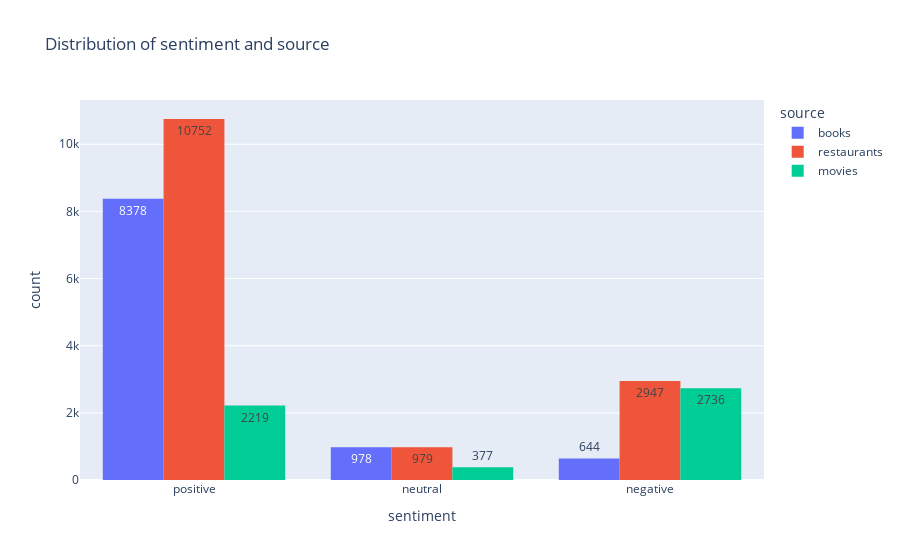

Notebook code for this chart:
### Code cell
#visualize the df_comb dataframe using plotly and bar chart

import plotly.express as px

#create a bar chart to show the distribution of sentiment and source
fig = px.histogram(df_comb, x="sentiment", color="source", barmode="group", title='Distribution of sentiment and source', text_auto='percent')


fig.show()

### Figure 1 — Plotly figure (JSON) as saved in the notebook; plotly's stock layout.template omitted (floating-point values rounded to 4 significant figures; data arrays with more than 128 entries replaced by an {"elided": "..."} marker saying what was removed)
{"data": [{"alignmentgroup": "True", "bingroup": "x", "hovertemplate": "source=books<br>sentiment=%{x}<br>count=%{y}<extra></extra>", "legendgroup": "books", "marker": {"color": "#636efa", "pattern": {"shape": ""}}, "name": "books", "offsetgroup": "books", "orientation": "v", "showlegend": true, "texttemplate": "%{value:percent}", "type": "histogram", "x": {"elided": "10000 str values"}, "xaxis": "x", "yaxis": "y"}, {"alignmentgroup": "True", "bingroup": "x", "hovertemplate": "source=restaurants<br>sentiment=%{x}<br>count=%{y}<extra></extra>", "legendgroup": "restaurants", "marker": {"color": "#EF553B", "pattern": {"shape": ""}}, "name": "restaurants", "offsetgroup": "restaurants", "orientation": "v", "showlegend": true, "texttemplate": "%{value:percent}", "type": "histogram", "x": {"elided": "14678 str values"}, "xaxis": "x", "yaxis": "y"}, {"alignmentgroup": "True", "bingroup": "x", "hovertemplate": "source=movies<br>sentiment=%{x}<br>count=%{y}<extra></extra>", "legendgroup": "movies", "marker": {"color": "#00cc96", "pattern": {"shape": ""}}, "name": "movies", "offsetgroup": "movies", "orientation": "v", "showlegend": true, "texttemplate": "%{value:percent}", "type": "histogram", "x": {"elided": "5332 str values"}, "xaxis": "x", "yaxis": "y"}], "layout": {"barmode": "group", "legend": {"title": {"text": "source"}, "tracegroupgap": 0}, "title": {"text": "Distribution of sentiment and source"}, "xaxis": {"anchor": "y", "domain": [0, 1], "title": {"text": "sentiment"}}, "yaxis": {"anchor": "x", "domain": [0, 1], "title": {"text": "count"}}}}
